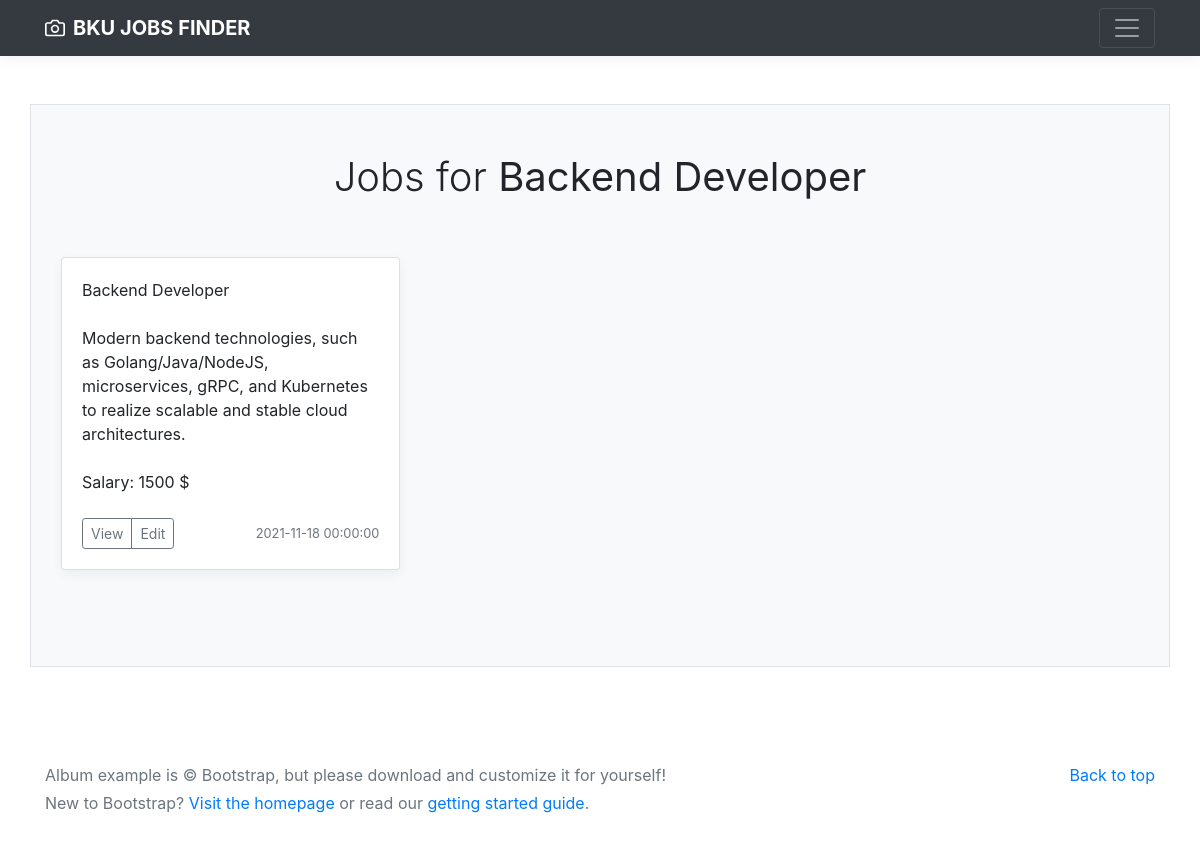
Page /pages/Products/index.php?keyword=Backend Developer on the committed database.
### tables this page shows
CREATE TABLE `Jobs` (
  `Jobs_id` int(11) NOT NULL,
  `user_id` int(11) DEFAULT NULL,
  `Category_id` int(11) DEFAULT NULL,
  `Jobs_name` varchar(150) DEFAULT NULL,
  `Jobs_summary` varchar(50) DEFAULT NULL,
  `Jobs_description` text DEFAULT NULL,
  `Jobs_quantity` int(5) DEFAULT NULL,
  `Jobs_salary` int(11) DEFAULT NULL,
  `Jobs_createAt` datetime DEFAULT NULL,
  `Jobs_updatedAt` datetime DEFAULT NULL,
  `Jobs_hide` int(11) DEFAULT NULL
);

### class/Backend.php (called while the page is built, shortened)
<?php
class Backend
{
    private $host = '';
    private $user = '';
    private $pass = '';
    private $dbname = 'bku-assignment';
    private $connect = '';
    public function __construct()
    {
        $this->connect = new mysqli($this->host,$this->user,$this->pass,$this->dbname,3307);
    }
    public function get_job_by_keyword($keyword)
    {
        $sql = "SELECT Jobs_id as 'ID', Jobs_name as 'NAME', Jobs_description as 'DESCRIPTION', Jobs_updatedAt as 'UPDATEDAT', Jobs_salary as 'SALARY' FROM `Jobs` WHERE Jobs_name LIKE ?";
        if ($stmt = mysqli_prepare($this->connect, $sql)){
            mysqli_stmt_bind_param($stmt, "s", $param_term);
            if(mysqli_stmt_execute($stmt)){
                return mysqli_stmt_get_result($stmt);
            }
            else
            {
                return false;
            }
        }
        else{
            return false;
        }
    }
}

### pages/Products/index.php (the view, shortened to what this page needs)
<?php
if (isset($_GET['keyword'])) {
  $keyword = $_GET['keyword'];
} else {
  $keyword = NULL;
}
include_once '../../class/Backend.php';
$Backend = new Backend;
?>
<!DOCTYPE html>
<html lang="en">
<?php
include_once('../../components/header/index.php')
?>
<main>
  <div class="container my-5 py-5 bg-light border">
    <h1 class="fw-light text-center jumbotron-heading"><?php
                                                        if (is_null($keyword)) {
                                                          echo "Top Jobs";
                                                        } else {
                                                          echo "Jobs for <strong>" . $keyword."</strong>";
                                                        }
                                                        ?></h1>
    <div class="album py-5 bg-light">
      <div class="container">
        <div class="row row-cols-1 row-cols-sm-2 row-cols-md-4 g-3" id="job_list">
          <?php
          $result = $Backend->get_job_by_keyword($keyword);
          if ($result->num_rows > 0) {
            while ($row = $result->fetch_assoc()) {
          ?>
              <div class="col-md-4">
                <div class="card mb-4 box-shadow h-100">
                  <div class="card-body d-flex flex-column justify-content-between">
                    <p class="card-text"><?php echo $row["NAME"]; ?></p>
                    <p class="card-text"><?php echo $row["DESCRIPTION"]; ?></p>
                    <p class="card-text">Salary: <?php echo $row["SALARY"]; ?> $</p>
                    <div class="d-flex justify-content-between align-items-center ">
                      <div class="btn-group">
                        <button type="button" class="btn btn-sm btn-outline-secondary">View</button>
                        <button type="button" class="btn btn-sm btn-outline-secondary">Edit</button>
                      </div>
                      <small class="text-muted"><?php echo $row["UPDATEDAT"]; ?></small>
                    </div>
                  </div>
                </div>
              </div>
            <?php
            }
          }
          ?>
        </div>
      </div>
    </div>
  </div>
</main>
<?php
include_once('../../components/footer/index.php')
?>
</html>

### index.css (style rules this page uses)
:root { --jumbotron-padding-y: 3rem; }
.jumbotron-heading { font-weight: 300; }
.box-shadow { box-shadow: 0 .25rem .75rem rgba(0, 0, 0, .05); }

### rows in the picture
jobs: Jobs_name "Backend Developer", Jobs_description "Modern backend technologies, such as Golang/Java/NodeJS, microservices, gRPC, and Kubernetes to realize scalable and stable cloud architectures.", Jobs_salary "1500", Jobs_updatedAt "2021-11-18 00:00:00"

### other values in the picture
$keyword "Backend Developer"
